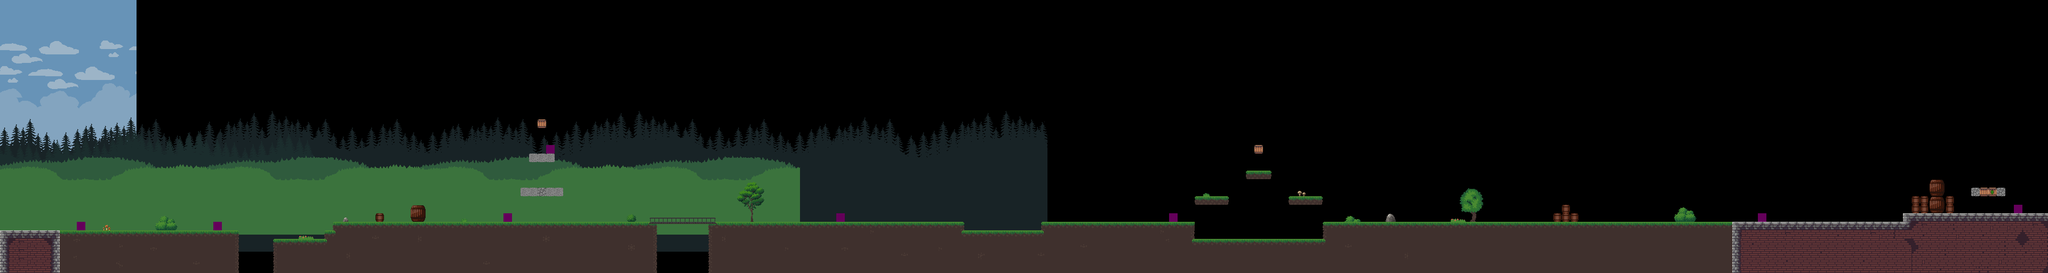

The image is a tile-based game level rendered from a .tmx file. Its description and source (layers, tilesets, objects; grid data summarised) follow:
An orthogonal 240x32 tile map with 16x16 px tiles, 2 tile layers (bgTiles, fgTiles), 7 image layers and 61 objects (21x ground, 10x coin, 8x info, 4x box, 4x collider, ...).

<map version="1.4" tiledversion="1.4.1" orientation="orthogonal" renderorder="right-down" compressionlevel="0" width="240" height="32" tilewidth="16" tileheight="16" infinite="0" nextlayerid="40" nextobjectid="342">
 <tileset firstgid="1" source="OctoberBro.tsx" />
 <imagelayer id="22" name="bgImageStatic" offsetx="0" offsety="-128">
  <image source="sky1.png" width="256" height="1024" />
 </imagelayer>
 <imagelayer id="21" name="bgImageClouds2" offsetx="0" offsety="-128">
  <image source="sky2.png" width="256" height="640" />
 </imagelayer>
 <imagelayer id="27" name="bgImageMountains" offsetx="0" offsety="192">
  <image source="mountains.png" width="384" height="320" />
 </imagelayer>
 <imagelayer id="20" name="bgImageClouds1" opacity="0.9" offsetx="0" offsety="-128">
  <image source="clouds.png" width="256" height="640" />
 </imagelayer>
 <imagelayer id="33" name="bgImageMunich2" offsetx="64" offsety="142">
  <image source="munich-2.png" width="715" height="250" />
 </imagelayer>
 <imagelayer id="32" name="bgImageMunich1" offsetx="192" offsety="152">
  <image source="munich-1.png" width="715" height="250" />
 </imagelayer>
 <imagelayer id="23" name="bgImageForrest2" offsetx="-100" offsety="208">
  <image source="pine2.png" width="688" height="264" />
 </imagelayer>
 <imagelayer id="24" name="bgImageForrest1" offsetx="-100" offsety="240">
  <image source="pine1.png" width="688" height="200" />
 </imagelayer>
 <imagelayer id="35" name="bgImageGrass2" offsetx="-100" offsety="208">
  <image source="grass2.png" width="400" height="232" />
 </imagelayer>
 <imagelayer id="34" name="bgImageGrass1" offsetx="-100" offsety="232">
  <image source="grass1.png" width="400" height="240" />
 </imagelayer>
 <layer id="4" name="bgTiles" width="240" height="32">
  <data>[7680 cells, 63 non-empty, 49 distinct tile ids]</data>
 </layer>
 <layer id="5" name="fgTiles" width="240" height="32">
  <data>[7680 cells, 1383 non-empty, 55 distinct tile ids]</data>
 </layer>
 <objectgroup id="39" name="objects">
  <object id="277" type="ground" x="0" y="432" width="448" height="80" />
  <object id="279" type="ground" x="512" y="448" width="720" height="64" />
  <object id="280" type="ground" x="608" y="432" width="624" height="16" />
  <object id="282" type="ground" x="624" y="416" width="1184" height="16" />
  <object id="283" type="ground" x="1328" y="432" width="912" height="80" />
  <object id="284" type="ground" x="1952" y="416" width="288" height="16" />
  <object id="285" type="ground" x="2240" y="368" width="64" height="16" />
  <object id="286" type="ground" x="2416" y="368" width="64" height="16" />
  <object id="287" type="ground" x="2336" y="320" width="48" height="16" />
  <object id="288" type="ground" x="2240" y="448" width="240" height="64" />
  <object id="289" type="ground" x="2480" y="416" width="1088" height="96" />
  <object id="290" type="ground" x="3568" y="400" width="272" height="112" />
  <object id="291" type="ground" x="3584" y="368" width="80" height="32" />
  <object id="292" type="ground" x="3616" y="336" width="32" height="32" />
  <object id="293" type="ground" x="2912" y="400" width="48" height="16" />
  <object id="294" type="ground" x="2928" y="384" width="16" height="16" />
  <object id="295" type="ground" x="704" y="400" width="16" height="16" />
  <object id="296" type="ground" x="768" y="384" width="32" height="32" />
  <object id="297" type="ground" x="976" y="352" width="32" height="16" />
  <object id="298" type="ground" x="1024" y="352" width="32" height="16" />
  <object id="299" type="ground" x="992" y="288" width="48" height="16" />
  <object id="300" type="pole" x="3264" y="400" width="16" height="16" />
  <object id="301" type="pole" x="3536" y="400" width="16" height="16" />
  <object id="302" type="box" x="3728" y="352" width="16" height="16">
   <properties>
    <property name="beer" type="bool" value="true" />
   </properties>
  </object>
  <object id="303" type="box" x="3712" y="352" width="16" height="16">
   <properties>
    <property name="coin" type="bool" value="true" />
    <property name="multiCoin" type="bool" value="false" />
   </properties>
  </object>
  <object id="304" type="box" x="2352" y="272" width="16" height="16">
   <properties>
    <property name="pretzel" type="bool" value="true" />
   </properties>
  </object>
  <object id="305" type="box" x="1008" y="224" width="16" height="16">
   <properties>
    <property name="food" type="bool" value="true" />
   </properties>
  </object>
  <object id="306" type="brick" x="1008" y="352" width="16" height="16" />
  <object id="307" type="brick" x="3696" y="352" width="16" height="16" />
  <object id="309" type="fox" x="2448" y="352" width="16" height="16" />
  <object id="310" type="fox" x="1920" y="416" width="16" height="16" />
  <object id="311" type="hedgehog" x="2256" y="352" width="16" height="16">
   <properties>
    <property name="rightDirection" type="bool" value="true" />
   </properties>
  </object>
  <object id="312" type="collider" x="2224" y="352" width="16" height="16" />
  <object id="313" type="collider" x="2304" y="352" width="16" height="16" />
  <object id="314" type="collider" x="2400" y="352" width="16" height="16" />
  <object id="315" type="collider" x="2480" y="352" width="16" height="16" />
  <object id="316" type="water" x="432" y="464" width="96" height="48" />
  <object id="317" type="water" x="1216" y="464" width="128" height="48" />
  <object id="318" type="coin" x="992" y="320" width="16" height="16" />
  <object id="319" type="coin" x="1024" y="320" width="16" height="16" />
  <object id="320" type="coin" x="1008" y="144" width="16" height="16" />
  <object id="321" type="coin" x="1008" y="176" width="16" height="16" />
  <object id="322" type="coin" x="1008" y="160" width="16" height="16" />
  <object id="323" type="coin" x="2912" y="336" width="16" height="16" />
  <object id="324" type="coin" x="2928" y="320" width="16" height="16" />
  <object id="325" type="coin" x="2944" y="336" width="16" height="16" />
  <object id="326" type="coin" x="2896" y="352" width="16" height="16" />
  <object id="327" type="coin" x="2960" y="352" width="16" height="16" />
  <object id="328" type="goal" x="3376" y="400" width="64" height="16" />
  <object id="329" type="start" x="96" y="416" width="16" height="16" />
  <object id="330" type="frog" x="2432" y="432" width="16" height="16" />
  <object id="331" type="info" x="144" y="416" width="16" height="16">
   <properties>
    <property name="languageKey" value="infoServus" />
   </properties>
  </object>
  <object id="332" type="info" x="400" y="416" width="16" height="16">
   <properties>
    <property name="languageKey" value="infoJump" />
   </properties>
  </object>
  <object id="333" type="info" x="944" y="400" width="16" height="16">
   <properties>
    <property name="languageKey" value="infoDoubleJump" />
   </properties>
  </object>
  <object id="334" type="info" x="1024" y="272" width="16" height="16">
   <properties>
    <property name="languageKey" value="infoFood" />
   </properties>
  </object>
  <object id="336" type="info" x="1568" y="400" width="16" height="16">
   <properties>
    <property name="languageKey" value="infoEnemy" />
   </properties>
  </object>
  <object id="337" type="info" x="2192" y="400" width="16" height="16">
   <properties>
    <property name="languageKey" value="infoPretzel" />
   </properties>
  </object>
  <object id="338" type="info" x="3296" y="400" width="16" height="16">
   <properties>
    <property name="languageKey" value="infoTentClosed" />
   </properties>
  </object>
  <object id="339" type="info" x="3776" y="384" width="16" height="16">
   <properties>
    <property name="languageKey" value="infoBeer" />
   </properties>
  </object>
  <object id="340" type="brick" x="3744" y="352" width="16" height="16" />
  </objectgroup>
</map>
<!-- 1 of 61 objects omitted -->